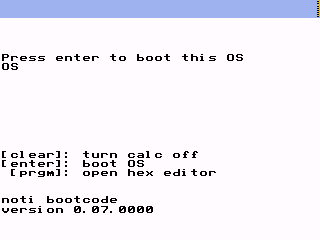
#> input picture cap/cap.png, 320 x 240 px
$ python convert_background.py cap/cap.png
#> lines starting #> are read from the running program, lines starting #| are printed output that depends on the picture

import os, sys, subprocess
from PIL import Image, ImagePalette

xlibc_palette = ImagePalette.ImagePalette("RGB", [0, 0, 0, 0, 32, 8, 0, 65, 16, 0, 97, 24, 0, 130, 32, 0, 162, 40, 0, 195, 48, 0, 227, 56, 8, 0, 65, 8, 32, 73, 8, 65, 81, 8, 97, 89, 8, 130, 97, 8, 162, 105, 8, 195, 113, 8, 227, 121, 16, 0, 134, 16, 32, 142, 16, 65, 150, 16, 97, 158, 16, 130, 166, 16, 162, 174, 16, 195, 182, 16, 227, 190, 24, 0, 199, 24, 32, 207, 24, 65, 215, 24, 97, 223, 24, 130, 231, 24, 162, 239, 24, 195, 247, 24, 227, 255, 32, 4, 0, 32, 36, 8, 32, 69, 16, 32, 101, 24, 32, 134, 32, 32, 166, 40, 32, 199, 48, 32, 231, 56, 40, 4, 65, 40, 36, 73, 40, 69, 81, 40, 101, 89, 40, 134, 97, 40, 166, 105, 40, 199, 113, 40, 231, 121, 48, 4, 134, 48, 36, 142, 48, 69, 150, 48, 101, 158, 48, 134, 166, 48, 166, 174, 48, 199, 182, 48, 231, 190, 56, 4, 199, 56, 36, 207, 56, 69, 215, 56, 101, 223, 56, 134, 231, 56, 166, 239, 56, 199, 247, 56, 231, 255, 65, 8, 0, 65, 40, 8, 65, 73, 16, 65, 105, 24, 65, 138, 32, 65, 170, 40, 65, 203, 48, 65, 235, 56, 73, 8, 65, 73, 40, 73, 73, 73, 81, 73, 105, 89, 73, 138, 97, 73, 170, 105, 73, 203, 113, 73, 235, 121, 81, 8, 134, 81, 40, 142, 81, 73, 150, 81, 105, 158, 81, 138, 166, 81, 170, 174, 81, 203, 182, 81, 235, 190, 89, 8, 199, 89, 40, 207, 89, 73, 215, 89, 105, 223, 89, 138, 231, 89, 170, 239, 89, 203, 247, 89, 235, 255, 97, 12, 0, 97, 44, 8, 97, 77, 16, 97, 109, 24, 97, 142, 32, 97, 174, 40, 97, 207, 48, 97, 239, 56, 105, 12, 65, 105, 44, 73, 105, 77, 81, 105, 109, 89, 105, 142, 97, 105, 174, 105, 105, 207, 113, 105, 239, 121, 113, 12, 134, 113, 44, 142, 113, 77, 150, 113, 109, 158, 113, 142, 166, 113, 174, 174, 113, 207, 182, 113, 239, 190, 121, 12, 199, 121, 44, 207, 121, 77, 215, 121, 109, 223, 121, 142, 231, 121, 174, 239, 121, 207, 247, 121, 239, 255, 134, 16, 0, 134, 48, 8, 134, 81, 16, 134, 113, 24, 134, 146, 32, 134, 178, 40, 134, 211, 48, 134, 243, 56, 142, 16, 65, 142, 48, 73, 142, 81, 81, 142, 113, 89, 142, 146, 97, 142, 178, 105, 142, 211, 113, 142, 243, 121, 150, 16, 134, 150, 48, 142, 150, 81, 150, 150, 113, 158, 150, 146, 166, 150, 178, 174, 150, 211, 182, 150, 243, 190, 158, 16, 199, 158, 48, 207, 158, 81, 215, 158, 113, 223, 158, 146, 231, 158, 178, 239, 158, 211, 247, 158, 243, 255, 166, 20, 0, 166, 52, 8, 166, 85, 16, 166, 117, 24, 166, 150, 32, 166, 182, 40, 166, 215, 48, 166, 247, 56, 174, 20, 65, 174, 52, 73, 174, 85, 81, 174, 117, 89, 174, 150, 97, 174, 182, 105, 174, 215, 113, 174, 247, 121, 182, 20, 134, 182, 52, 142, 182, 85, 150, 182, 117, 158, 182, 150, 166, 182, 182, 174, 182, 215, 182, 182, 247, 190, 190, 20, 199, 190, 52, 207, 190, 85, 215, 190, 117, 223, 190, 150, 231, 190, 182, 239, 190, 215, 247, 190, 247, 255, 199, 24, 0, 199, 56, 8, 199, 89, 16, 199, 121, 24, 199, 154, 32, 199, 186, 40, 199, 219, 48, 199, 251, 56, 207, 24, 65, 207, 56, 73, 207, 89, 81, 207, 121, 89, 207, 154, 97, 207, 186, 105, 207, 219, 113, 207, 251, 121, 215, 24, 134, 215, 56, 142, 215, 89, 150, 215, 121, 158, 215, 154, 166, 215, 186, 174, 215, 219, 182, 215, 251, 190, 223, 24, 199, 223, 56, 207, 223, 89, 215, 223, 121, 223, 223, 154, 231, 223, 186, 239, 223, 219, 247, 223, 251, 255, 231, 28, 0, 231, 60, 8, 231, 93, 16, 231, 125, 24, 231, 158, 32, 231, 190, 40, 231, 223, 48, 231, 255, 56, 239, 28, 65, 239, 60, 73, 239, 93, 81, 239, 125, 89, 239, 158, 97, 239, 190, 105, 239, 223, 113, 239, 255, 121, 247, 28, 134, 247, 60, 142, 247, 93, 150, 247, 125, 158, 247, 158, 166, 247, 190, 174, 247, 223, 182, 247, 255, 190, 255, 28, 199, 255, 60, 207, 255, 93, 215, 255, 125, 223, 255, 158, 231, 255, 190, 239, 255, 223, 247, 255, 255, 255])


def convert(fnamein, fnameout, mode=None):
	if mode not in [None, "zx0", "zx7"]:
		raise ValueError(f"Unsupported compression mode {mode}.")
	tmp = os.path.join(os.path.dirname(__file__), "obj", "tmp")
	if not os.path.exists(tmp):
		os.mkdir(tmp)
	with Image.open(fnamein) as img:
		img = img.resize((320, (img.height*320)//img.width))
		if img.height > 220:
			img = img.crop((0, 0, 320, 220))
		# img = img.convert("RGB").quantize(palette=Image.open(os.path.join(os.path.dirname(__file__), "xlibc_palette.png")).convert("P"))
		img = img.convert("RGB").convert("P", palette=xlibc_palette)
		img.save(os.path.join(tmp, "image.png"))
	yaml = os.path.join(tmp, "convimg.yaml")
	with open(yaml, "w") as f:
		f.write(f"""
converts:
  - name: image
    palette: xlibc
    transparent-color-index: 0
    width-and-height: false
    images:
      - image.png

outputs:
  - type: bin
    converts:
      - image
""")
	subprocess.run(["convimg"],cwd=tmp)
	imgbin = os.path.join(tmp, "image.bin")
	with open(imgbin,'rb') as f:
		# f.seek(2, 0)
		data = f.read()
	with open(imgbin,'wb') as f:
		f.write(data)
	if mode is not None:
		subprocess.run(["convbin", "-i", imgbin, "-o", imgbin, "-j", "bin", "-k", "bin", "-c", mode])
		with open(imgbin,'rb') as f:
			data = f.read()
	with open(fnameout, 'wb') as f:
		if mode is None:
			f.write(b'FSI\0')
		elif mode == "zx7":
			f.write(b'FSI7')
		elif mode == "zx0":
			f.write(b'FSI0')
		f.write(data)
		size = f.tell()
	print(f"Finished. Output size: {size} bytes")

if __name__=='__main__':
	if len(sys.argv) < 2:
		print("Usage: convert_background.py [-c zx0|zx7] image.png [...]\n-c specifies compression mode.")
	else:
		if not os.path.exists("backgrounds"):
			os.mkdir("backgrounds")

		compressionmode = None
		processedargs = []
		for i in range(1, len(sys.argv)):
			if sys.argv[i] == "-c" and i+1 < len(sys.argv):
				compressionmode = sys.argv[i+1].lower()
				processedargs.append(i)
				processedargs.append(i+1)

		for i in range(1, len(sys.argv)):
			if i not in processedargs:
				arg = sys.argv[i]
				convert(arg, os.path.join("backgrounds", os.path.basename(arg).rsplit(".",maxsplit=1)[0]+".bin"), compressionmode)
#> in convert, img is the input picture: PIL image 320x240 P; mean R, G, B, A 240.2, 238.1, 246.2, 255
#> in convert, `img = img.crop((0, 0, 320, 220))`:
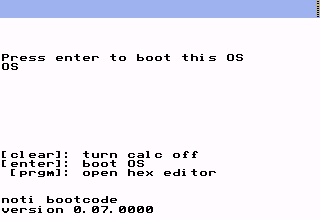
#> img: PIL image 320x220 P; mean R, G, B, A 238.9, 237, 245.4, 255
#> in convert, `img = img.convert("RGB").convert("P", palette=xlibc_palette)`:
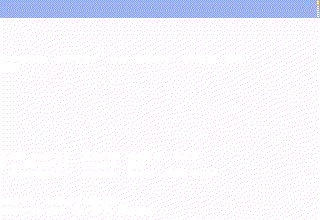
#> img: PIL image 320x220 P; mean R, G, B, A 238.8, 237.4, 245.4, 246.8; transparent parts drawn white
#> (the run stopped early here; a loop or call above may not have finished)
